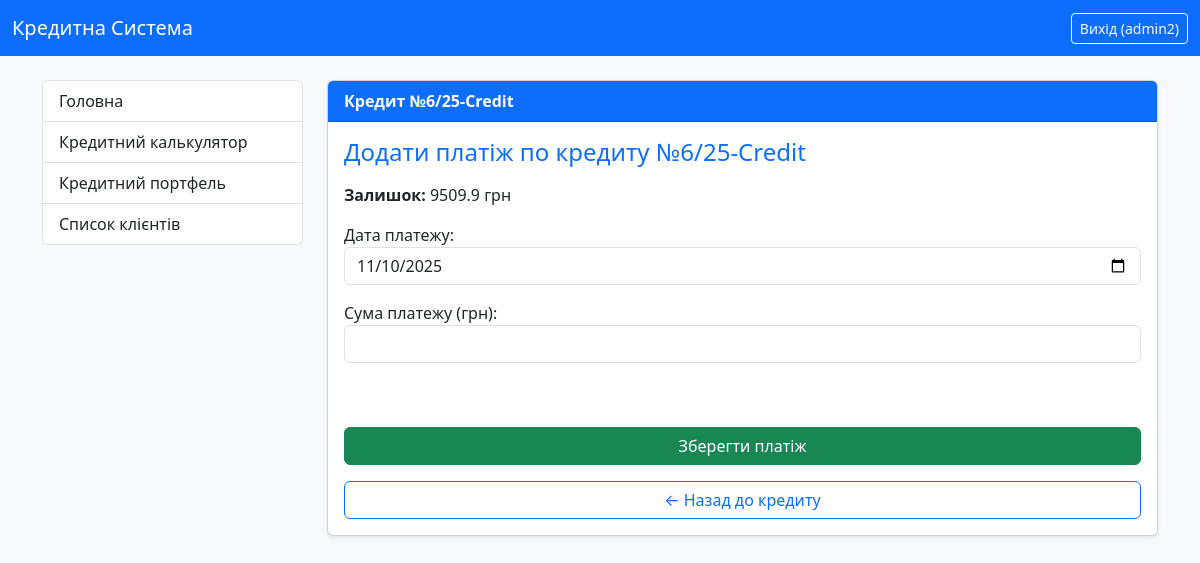
The app's page /credit/6/add-payment/ (signed in), older data.
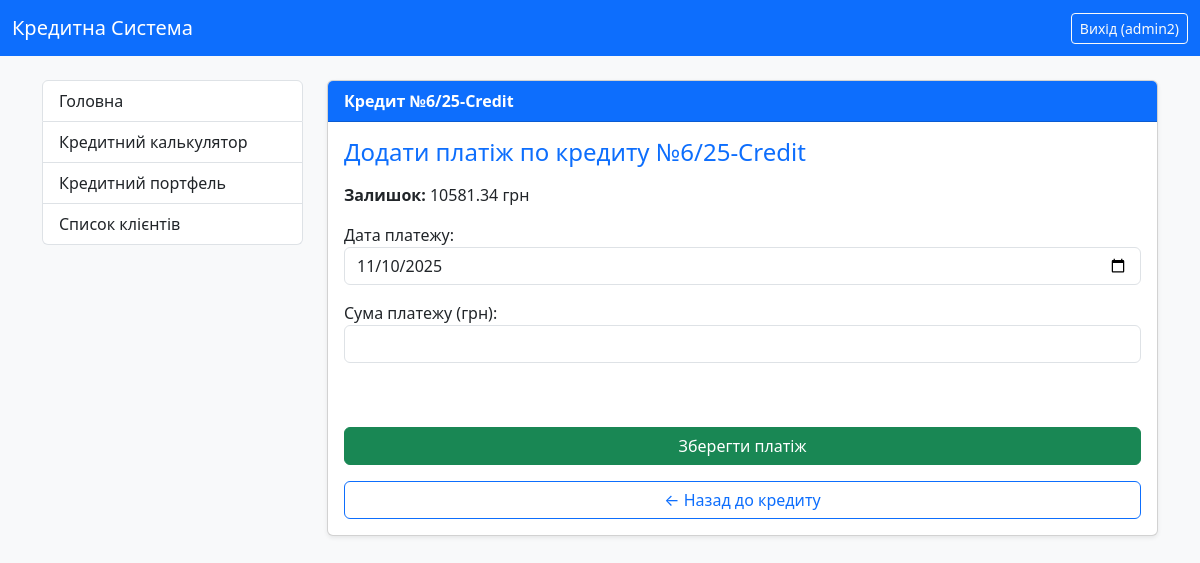
The same page, newer data.
### credit_system/models.py (models this page shows, shortened)
class Credit(models.Model):
    user = models.ForeignKey(CustomUser, on_delete=models.CASCADE, related_name='credits', verbose_name="Користувач")
    number = models.CharField(max_length=100, verbose_name="Номер кредиту", blank=True)
    summa_credit = models.FloatField(verbose_name="Сума кредиту")
    percent = models.FloatField(verbose_name="Добова відсоткова ставка (%)")
    start_date = models.DateField(verbose_name="Дата видачі")
    srok_months = models.IntegerField(verbose_name="Термін кредиту (місяці)")
    day_of_pay = models.IntegerField(default=15, verbose_name="Плановий день оплати")
    purpose = models.CharField(max_length=255, verbose_name="Ціль кредиту", blank=True)
    note = models.TextField(verbose_name="Примітка", blank=True)
    ostatok = models.FloatField(verbose_name="Залишок кредиту")
    closed = models.BooleanField(default=False, verbose_name="Кредит закрит")
    last_pay_date = models.DateField(null=True, blank=True, verbose_name="Дата останнього платежу")
    dolg_percent = models.FloatField(default=0, verbose_name="Борг по оплаті %")
    plan_pay = models.FloatField(verbose_name="Плановий платіж", blank=True)
    class Meta:
        verbose_name = "Кредит"
        verbose_name_plural = "Кредити"

### credit_system/views.py (the view, shortened to what this page needs)
# urls.py: path('credit/<int:credit_id>/add-payment/', AddPaymentView.as_view(), name='add_payment'),
class AddPaymentView(LoginRequiredMixin, View):
    template_name = 'credit_system/add_payment.html'
    def get(self, request, credit_id):
        credit = get_object_or_404(Credit, pk=credit_id)
        credit.refresh_from_db()
        if not (request.user.is_superuser or request.user.is_manager):
            raise PermissionDenied  # <--- Зверніть увагу: ми кидаємо виняток, не повертаємо None
        last_pay_date = credit.last_pay_date
        initial_data = {'last_pay_date': last_pay_date}
        form = AddPaymentForm(initial=initial_data)
        return render(request, self.template_name, {'form': form, 'credit': credit})

### credit_system/forms.py (shortened to what this page needs)
class AddPaymentForm(forms.Form):
    date_pay = forms.DateField(
        label="Дата платежу",
        input_formats=["%Y-%m-%d"],
        initial=date.today,
        widget=forms.DateInput(attrs={"type": "date", "class": "form-control"}))
    pay = forms.FloatField(
        label="Сума платежу (грн)",
        widget=forms.NumberInput(attrs={"class": "form-control", "step": "0.01", 'autofocus': True}))
    last_pay_date = forms.DateField(widget=forms.HiddenInput())

### credit_system/templates/credit_system/add_payment.html (shortened to what this page needs)
{% extends "credit_system/base.html" %}
{% block content %}
    <div class="card shadow-sm">
        <div class="card-header bg-primary text-white">
            <strong>Кредит №{{ credit.number }}</strong>
        </div>
        <div class="card-body">
            <h4 class="text-primary mb-3">Додати платіж по кредиту №{{ credit.number }}</h4>
            <p><strong>Залишок:</strong> {{ credit.ostatok }} грн</p>
            <form method="post" novalidate>
                <div class="mb-3">
                    {{ form.date_pay.label_tag }}
                    {{ form.date_pay }}
                </div>
                <div class="mb-3">
                    {{ form.pay.label_tag }}
                    {{ form.pay }}
                </div>
                <br><br>
                <button type="submit" class="btn btn-success w-100">Зберегти платіж</button>
            </form>
            <a href="{% url 'credit_detail' credit.id %}" class="btn btn-outline-primary w-100 mt-3">← Назад до кредиту</a>
        </div>
    </div>
{% endblock %}

Row changes from the older to the newer data that the page shows:
changed Credit "6/25-Credit": ostatok "9509.9" → "10581.34"
